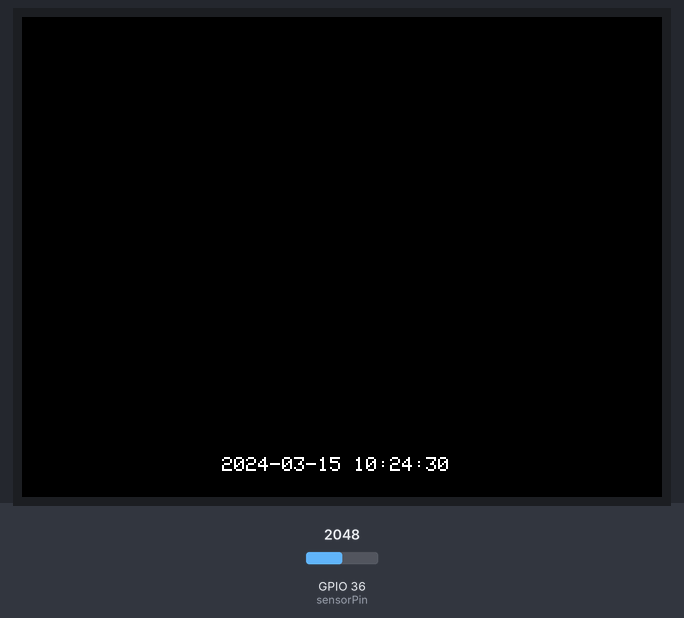
The sketch below on a simulated ESP32. On the bench: 320×240 colour display. Inputs (shaded band) come from the test bench; at power-on: GPIO 36 (sensorPin) = 2048. The local clock reads 2024-03-15 10:24:30 at power-on unless the sketch sets it; what the sketch prints to the serial monitor is not drawn.

Above: at 0.3 s.

The sketch:

M5Stack_with_DS1302_RTC.ino
```cpp
// (licence header left out)
#include <stdio.h>
#include <DS1302.h>
#include <TimeLib.h>
#include <M5Stack.h>
#include "utility/MPU9250.h"


namespace {

// Set the appropriate digital I/O pin connections. These are the pin
// assignments for the Arduino as well for as the DS1302 chip. See the DS1302
// datasheet:
//
//   http://datasheets.maximintegrated.com/en/ds/DS1302.pdf
const int kCePin   = 18;                    // Chip Enable
const int kIoPin   = 1;                    // Input/Output
const int kSclkPin = 2;                    // Serial Clock
//#define DS1302_GND_PIN 18                   // Gnd Pin for RTC
//#define DS1302_VCC_PIN 23                   // VCC Pin for RTC

const int enable_rtc_time_set = 0;          // enable this if you want to set new time/date in RTC
int sensorPin = A0;                         // select the input pin for the voltage measurement signal
int sensorValue = 0;                        // variable to store the value coming from the sensor
float voltageValue = 0;                     // Initial value for voltage measurement
#define V_REF 5090                          // Reference value
#define precision_val 16

DS1302 rtc(kCePin, kIoPin, kSclkPin);       // Create a DS1302 object.

void printTime() {                          // Function to display current time/date in serial monitor
  // Get the current time and date from the chip.
  time_t timeNow = now();
  // Name the day of the week.
  //const String day = dayAsString(t.day);

  // Format the time and date and insert into the temporary buffer.
  char buf[50];
  snprintf(buf, sizeof(buf), "%04d-%02d-%02d %02d:%02d:%02d",
           year(timeNow), month(timeNow), day(timeNow),
           hour(timeNow), minute(timeNow), second(timeNow));

  // Print the formatted string to serial so we can see the time.
  Serial.print(buf);
  M5.Lcd.setCursor(100, 220);
  M5.Lcd.printf(buf);
}

}  // namespace

void setup() {
  Serial.begin(9600);
  //pinMode(DS1302_GND_PIN, OUTPUT);
  //pinMode(DS1302_VCC_PIN, OUTPUT);

  // Enable RTC clock vcc pin and gnd pin
  //digitalWrite(DS1302_VCC_PIN, HIGH);
  //digitalWrite(DS1302_GND_PIN, LOW);

  if (enable_rtc_time_set) {
    // Initialize a new chip by turning off write protection and clearing the
    // clock halt flag. These methods needn't always be called. See the DS1302
    // datasheet for details.
    rtc.writeProtect(false);
    rtc.halt(false);

    // Make a new time object to set the date and time.
    // Sunday, September 22, 2013 at 01:38:50.
    Time t(2018, 11, 9, 0, 19, 15, Time::kThursday);

    // Set the time and date on the chip.
     rtc.time(t);
  }
  // Retrieve the time and date from RTC
  Time t = rtc.time();
  // Set arduino internal clock the time and date retrieved from RTC
  setTime(t.hr,t.min,t.sec,t.date,t.mon,t.yr);
  // Disable the power of RTC clock
  //digitalWrite(DS1302_VCC_PIN, LOW);
  //digitalWrite(DS1302_GND_PIN, LOW);
  // initialize the M5Stack object
  M5.begin();
  M5.startupLogo();
  M5.Lcd.setTextColor(WHITE);
  M5.Lcd.setTextSize(1);

}

// Loop and print the time every second.

void loop() {
  M5.lcd.setBrightness(100);
  M5.Lcd.fillScreen(BLACK);
  printTime();
  sensorValue = analogRead(sensorPin);
  voltageValue = get_voltage_meas(sensorPin);
  Serial.print(" Analog Value: ");
  Serial.print(sensorValue);
  Serial.print(" Voltage Value: ");
  Serial.println(voltageValue);
  delay(5000);


}

float get_voltage_meas(int port){
  int rawvalue = 0;
  for (int i=0; i < precision_val; i++){
    rawvalue = rawvalue +  analogRead(port);
  }
  rawvalue = rawvalue / precision_val;
  float voltage_val = ((rawvalue / 1023.0)* V_REF * 5);
  voltage_val = voltage_val /1000.00;
  return voltage_val;
}
```
